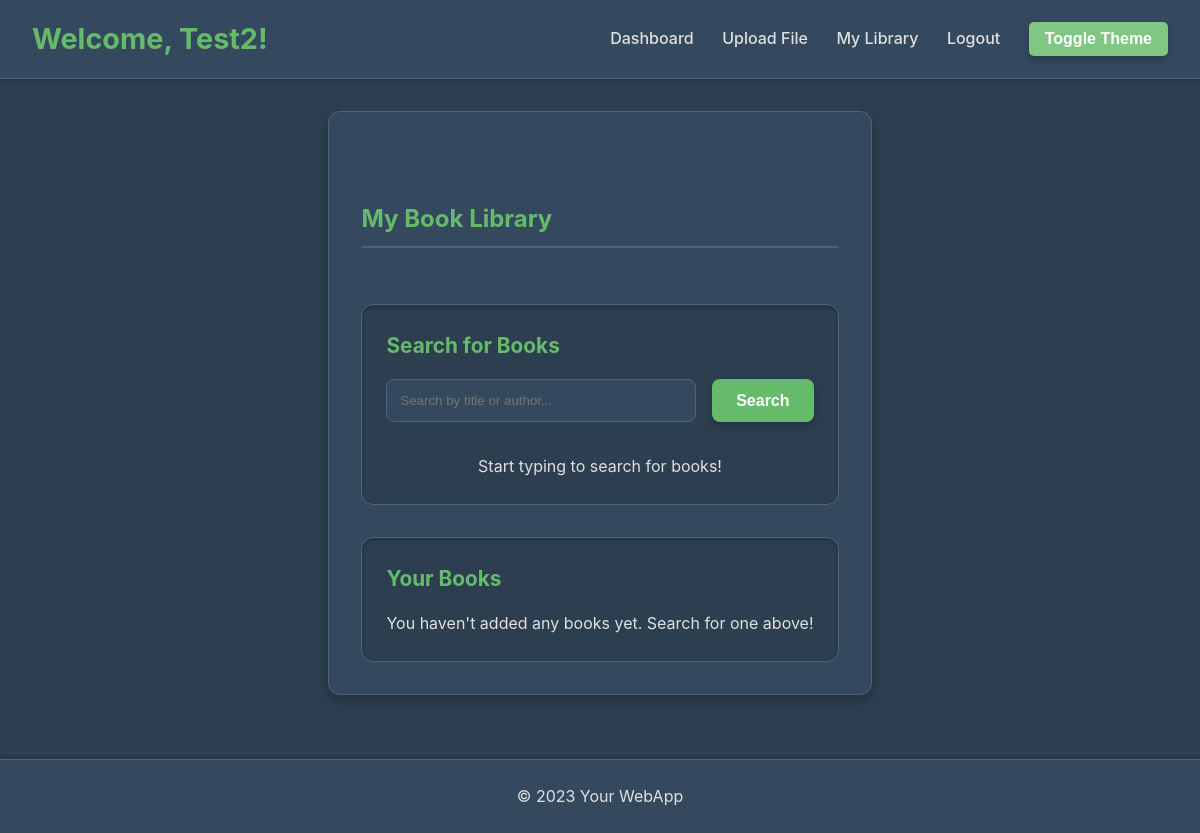
Page /library (signed in) on the earlier database version.
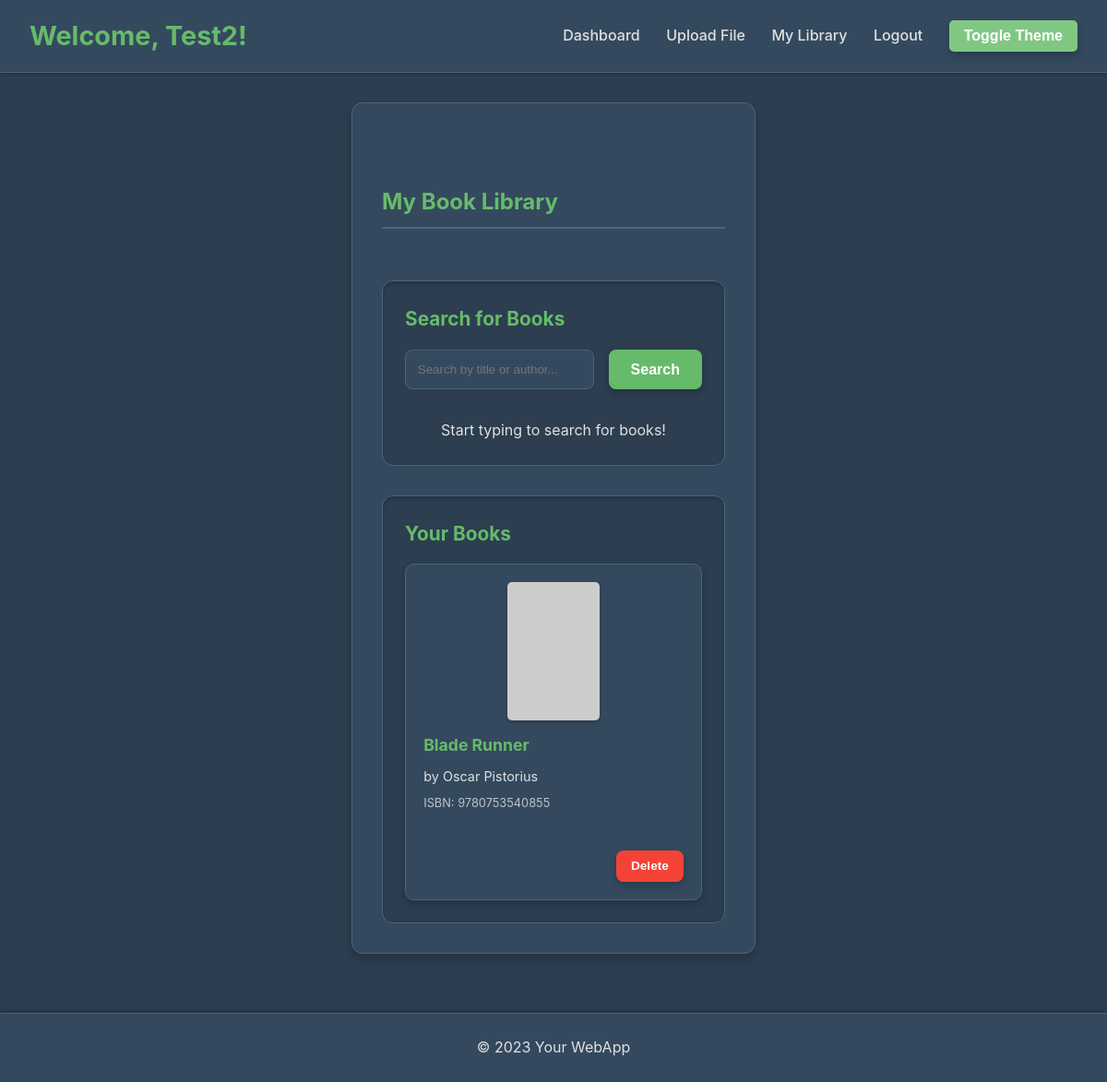
Same page on the later database version.
### app.py (models this page shows, shortened)
class User(db.Model, UserMixin):
    id = db.Column(db.Integer, primary_key=True)
    username = db.Column(db.String(150), unique=True, nullable=False)
    password = db.Column(db.String(150), nullable=True)
    password_hash = db.Column(db.String(255), nullable=True)
    avatar = db.Column(db.String(150), default="default_avatar.png")
    books = db.relationship('Book', backref='owner', lazy=True)

class Book(db.Model):
    id = db.Column(db.Integer, primary_key=True)
    title = db.Column(db.String(255), nullable=False)
    author = db.Column(db.String(255), nullable=True)
    isbn = db.Column(db.String(20), nullable=True) # NEW: ISBN for unique identification
    cover_image_url = db.Column(db.String(500), nullable=True) # NEW: URL for book cover
    user_id = db.Column(db.Integer, db.ForeignKey('user.id'), nullable=False)

### app.py (the view)
@app.route("/library", methods=["GET"])
@login_required
def library():
    user_books = Book.query.filter_by(user_id=current_user.id).order_by(Book.id.desc()).all()
    return render_template("library.html", username=current_user.username, books=user_books)

### app.py (called while the page is built)
@login_manager.user_loader
def load_user(user_id):
    print(f"DEBUG: load_user called for user_id: {user_id}")
    remember_cookie_name = app.config.get('REMEMBER_COOKIE_NAME', 'remember_token')
    if remember_cookie_name in request.cookies:
        print(f"DEBUG: '{remember_cookie_name}' cookie IS PRESENT in request.cookies.")
    else:
        print(f"DEBUG: '{remember_cookie_name}' cookie IS NOT PRESENT in request.cookies.")
    try:
        return db.session.get(User, int(user_id))
    except (TypeError, ValueError):
        return None

@app.before_request
def debug_request_info():
    print(f"\n--- Request received for: {request.path} ---")
    print(f"DEBUG: current_user.is_authenticated = {current_user.is_authenticated}")
    print(f"DEBUG: session.permanent = {session.permanent}")
    if '_user_id' in session: # Flask-Login stores user ID as '_user_id' in session
        print(f"DEBUG: session['_user_id'] = {session['_user_id']}")
    else:
        print(f"DEBUG: session does not contain '_user_id'")
    session_cookie_name = app.config.get('SESSION_COOKIE_NAME', 'session')
    if session_cookie_name in request.cookies:
        print(f"DEBUG: '{session_cookie_name}' cookie IS PRESENT in request.cookies.")
    else:
        print(f"DEBUG: '{session_cookie_name}' cookie IS NOT PRESENT in request.cookies.")
    print("-------------------------------------------\n")

### templates/library.html (shortened to what this page needs)
<!DOCTYPE html>
<html lang="en">
<head>
    <link rel="stylesheet" href="{{ url_for('static', filename='style.css') }}">
</head>
<body>
    <header>
        <h1>Welcome, {{ username }}!</h1>
        <nav>
            <a href="{{ url_for('home') }}">Dashboard</a>
            <a href="{{ url_for('upload') }}">Upload File</a>
            <a href="{{ url_for('library') }}">My Library</a>
            <a href="{{ url_for('logout') }}">Logout</a>
            <button onclick="toggleTheme()" style="margin-left: 1.5rem; padding: 0.5rem 1rem; background-color: var(--secondary-color); color: white; border-radius: 5px;">Toggle Theme</button>
        </nav>
    </header>
    <main>
        <h2>My Book Library</h2>
        <section class="book-search-section">
            <h3>Search for Books</h3>
            <div class="search-form">
                <input type="text" id="bookSearchQuery" placeholder="Search by title or author...">
                <button onclick="searchBooks()">Search</button>
            </div>
            <div id="searchResults" class="book-cards-container">
                <p id="searchStatus" style="text-align: center; color: var(--text-color); margin-top: 1rem;">Start typing to search for books!</p>
            </div>
        </section>
        <section class="book-list-section">
            <h3>Your Books</h3>
            {% if books %}
                <div class="book-cards-container">
                    {% for book in books %}
                        <div class="book-card">
                            {% if book.cover_image_url %}
                                <img src="{{ book.cover_image_url }}" alt="Cover of {{ book.title }}" class="book-cover" onerror="this.onerror=null;this.src='https://placehold.co/128x192/e0e0e0/333?text=No+Cover';">
                            {% else %}
                                <img src="https://placehold.co/128x192/e0e0e0/333?text=No+Cover" alt="No Cover Available" class="book-cover">
                            {% endif %}
                            <h4>{{ book.title }}</h4>
                            <p>by {{ book.author if book.author else 'Unknown' }}</p>
                            {% if book.isbn %}<p class="book-isbn">ISBN: {{ book.isbn }}</p>{% endif %}
                            <form action="{{ url_for('delete_book', book_id=book.id) }}" method="post" onsubmit="return confirm('Are you sure you want to delete this book?');">
                                <button type="submit" class="delete-button">Delete</button>
                            </form>
                        </div>
                    {% endfor %}
                </div>
            {% else %}
                <p>You haven't added any books yet. Search for one above!</p>
            {% endif %}
        </section>
    </main>
    <footer>
        <p>&copy; 2023 Your WebApp</p>
    </footer>
</body>
</html>

Differences in the rows shown:
added Book: title "Blade Runner", author "Oscar Pistorius", isbn "9780753540855"
Other differences:
text no longer shown: "You haven't added any books yet. Search for one above!"
